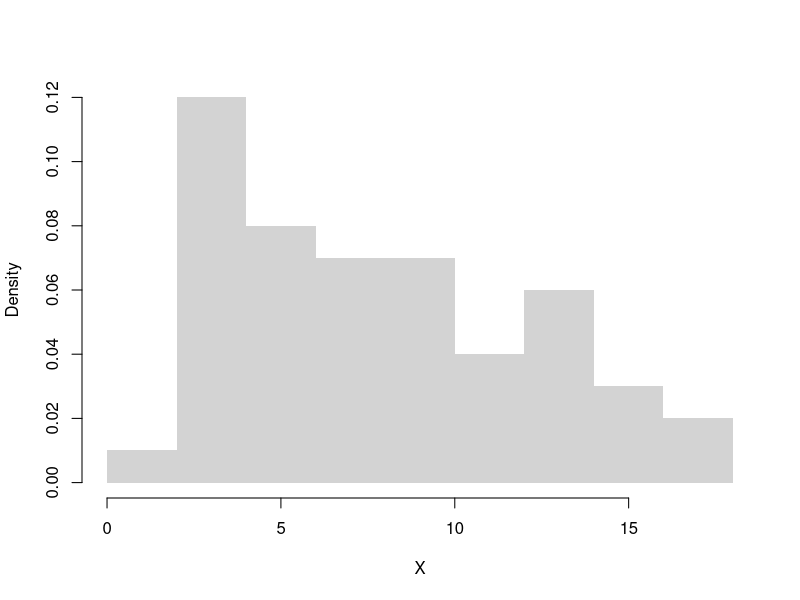
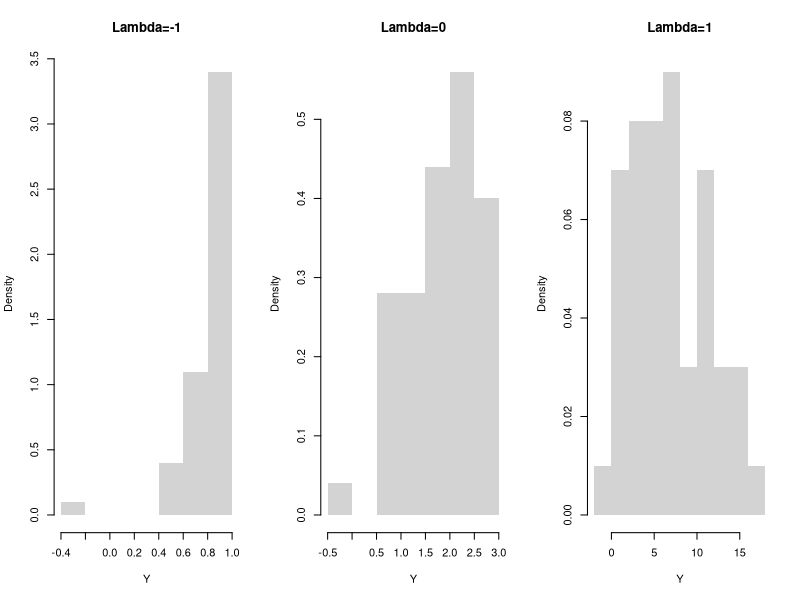
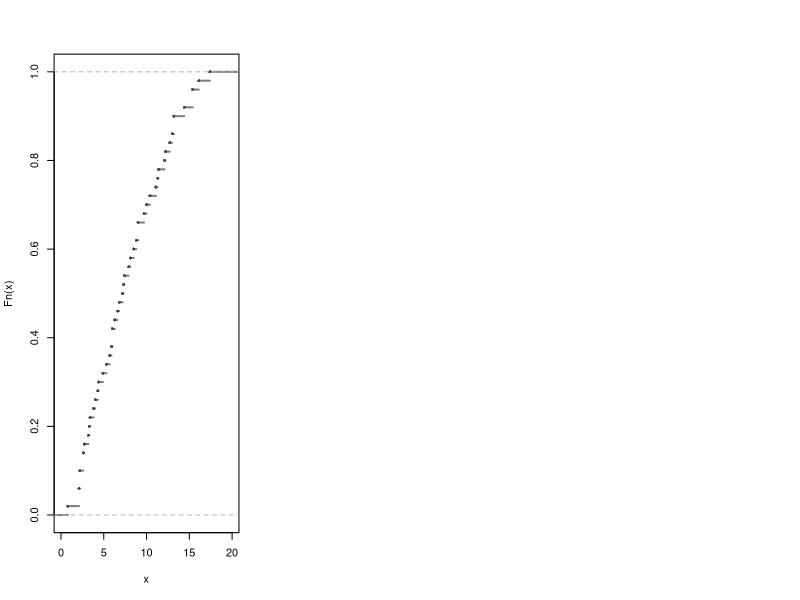

The R script that drew these images, in order:
## ---- chunk 1
y <- 1:10

# Return Y-value with minimum absolute difference from 3
abs_diff_y <- abs( y - 3 ) 
abs_diff_y # is this the luckiest number?

min(abs_diff_y)
which.min(abs_diff_y)
y[ which.min(abs_diff_y) ]
## ---- chunk 2
m <- matrix(c(1:3,2*(1:3)),byrow=TRUE,ncol=3)
m

# normalize rows
m/rowSums(m)

# normalize columns
t(t(m)/colSums(m))

# de-mean rows
sweep(m,1,rowMeans(m), '-')

# de-mean columns
sweep(m,2,colMeans(m), '-')
## ---- chunk 3
x <- 1:10
cut(x, 4)
split(x, cut(x, 4))
## ---- chunk 4
xs <- split(x, cut(x, 4))
sapply(xs, mean)

# shortcut
aggregate(x, list(cut(x,4)), mean)
## ---- chunk 5
# Box–Cox transform and inverse
bc_transform <- function(x, lambda) {
  if (any(x <= 0)) stop("Box-Cox requires x > 0")
  if (abs(lambda) < 1e-8) log(x) else (x^lambda - 1)/lambda
}
bc_inverse <- function(t, lambda) {
  if (abs(lambda) < 1e-8) exp(t) else (lambda*t + 1)^(1/lambda)
}

X <- USArrests$Murder
hist(X, main='', border=NA, freq=F)

par(mfrow=c(1,3))
for(lambda in c(-1,0,1)){
    Y <- bc_transform(X, lambda)
    hist(Y, main=paste0('Lambda=', lambda),
        border=NA, freq=F)
}
## ---- chunk 6
x  <- c(1,2,3)
x_probs <- c(0.2,0.5,0.3)
g  <- function(x) x^2 + 1
sum(g(x) * x_probs) 
## ---- chunk 7
g  <- function(x) x^2 + 1

# A theoretical example
x <- c(1,2,3,4)
x_probs <- c(1/4, 1/4, 1/4, 1/4)
sum(g(x) * x_probs) 

# A simulation example
X <- sample(x, x_probs, size=1000, replace=T)
mean(g(X))
## ---- chunk 8
x <- rexp(5e5, rate = 1)           # X ~ Exp(1)
mean(sqrt(x))                      # LOTUS Simulation
sqrt(pi) / 2                       # Exact via LOTUS integral
## ---- chunk 9
# Continuous Example 1
mean( sqrt(x) )
sqrt( mean(x) ) 

# Continuous Example 2
mean( log(x) )
log( mean(x) ) 
## ---- chunk 10
## Discrete Example
x  <- c(1,2,3)
px <- c(0.2,0.5,0.3)
EX <- sum(x * px)
EX

g  <- sqrt
gEX <- g(EX)
EgX <- sum(g(x) * px)
c(gEX, EgX)
## ---- chunk 11
mean( exp(x) )
exp( mean(x) )  
## ---- chunk 12
# Empirical Distribution
X <- USArrests$Murder
FX_hat <- ecdf(X)
plot(FX_hat, lwd=2, xlim=c(0,20),
    pch=16, col=grey(0,.5), main='')

# Generating a random variable
p <- runif(3000) ## Multiple Draws
QX_hat <- quantile(X, p, type=1)
QX_hat[1:5]
## ---- chunk 13
# Theoretical Quantile Function (from VGAM::qdagum)
qdagum <- function(p, scale.b=1, shape1.a, shape2.c) {
  # Quantile function (theoretically derived from the CDF)
  ans <- scale.b * (expm1(-log(p) / shape2.c))^(-1 / shape1.a)
  # Special known cases
  ans[p == 0] <- 0
  ans[p == 1] <- Inf
  # Safety Checks
  ans[p < 0] <- NaN
  ans[p > 1] <- NaN
  if(scale.b <= 0 | shape1.a <= 0 | shape2.c <= 0){ ans <- ans*NaN }
  # Return
  return(ans)
}

# Generate Random Variables (VGAM::rdagum)
rdagum <-function(n, scale.b=1, shape1.a, shape2.c){
    p <- runif(n) # generate random probabilities
    x <- qdagum(p, scale.b=scale.b, shape1.a=shape1.a, shape2.c=shape2.c) #find the inverses
    return(x)
}

# Example
set.seed(123)
X <- rdagum(3000,1,3,1)
X[1:5]
